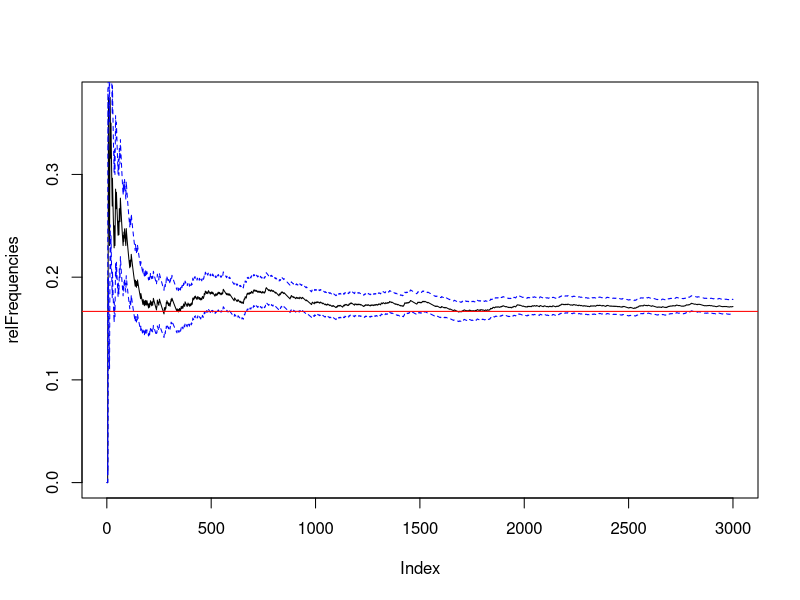
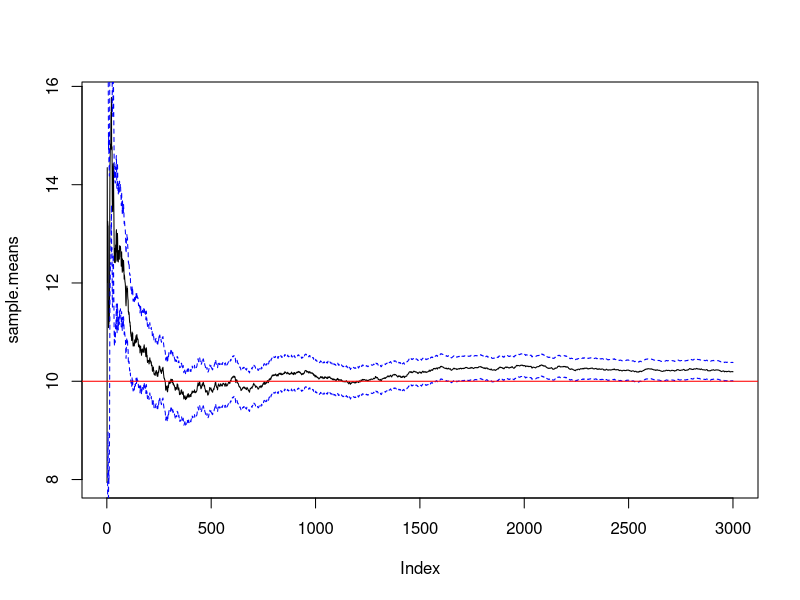

Recreate these plots in R, in order.
## ---- chunk 1
knitr::opts_chunk$set(echo = TRUE)
library(knitr)
## ---- chunk 2
# Define number of random experiments (n) and number of positive outcomes (k)
p0 = 1/6
n = 0
k = 0

# Define a vector for storing intermediate relative frequencies
relFrequencies = c()

# Define number of simulations
N = 3000

# Simulate the experiment N times
for (i in 1:N){
	# result - simple simulation of a die
	result = sample(c(1,2,3,4,5,6), 1)
	
	# increase number of conducted experiments
	n = n + 1

	# increase number of positive outcomes (if '6' is obtained)
	if (result == 6) k = k + 1

	# Calculate the intermedirelative frequency value and add it to the vector
	w = k/n
	relFrequencies = append(relFrequencies, w)

}

# Calculate 95% interval using the estimate of Bernoulli's theorem
gamma = 0.95
err = sqrt(relFrequencies*(1-relFrequencies)/((1:N)*gamma))
## ---- chunk 3
	plot(relFrequencies, type="l")
	lines(1:N, relFrequencies-err, lty = 'dashed', col = 'blue')
  lines(1:N, relFrequencies+err, lty = 'dashed', col = 'blue')
	abline(h=p0, col="red")
## ---- chunk 4
kable(head(relFrequencies, n=10))
## ---- chunk 5
kable(tail(relFrequencies, n=10))
## ---- chunk 6
# Define a vector for storing intermediate mean values
sample.means = c()

# Theoretical expected value
mu = 10

# Theoretical standard deviation
sd = 10

# Intermediate sum of values
sumX = 0

# Simulate the experiment N times
for (i in 1:N){
	# result - implementation of the normally distributed random variables
	result = rnorm(1,mean=mu, sd=sd)
	
	# Add newly generated value to the total sum
	sumX = sumX + result
	
	# Intermediate mean value
	m = sumX/i

	# Add intermediate mean values to the vector
	sample.means = append(sample.means, m)
}

# Calculate 95% interval using the estimate of Chebyshev's theorem
gamma = 0.95
err = sd / sqrt((1:N)*gamma)
## ---- chunk 7
	plot(sample.means, type="l")
	lines(1:N, sample.means-err, lty = 'dashed', col = 'blue')
  lines(1:N, sample.means+err, lty = 'dashed', col = 'blue')
	abline(h=mu, col="red")
## ---- chunk 8
kable(head(sample.means, n=10))
## ---- chunk 9
kable(tail(sample.means, n=10))
